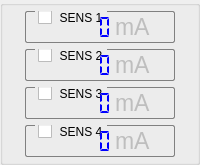
         <widget class="QGroupBox" name="groupBox_6">
          <property name="minimumSize">
           <size>
            <width>200</width>
            <height>0</height>
           </size>
          </property>
          <property name="maximumSize">
           <size>
            <width>200</width>
            <height>300</height>
           </size>
          </property>
          <property name="title">
           <string/>
          </property>
          <layout class="QGridLayout" name="gridLayout_6">
           <property name="leftMargin">
            <number>15</number>
           </property>
           <property name="topMargin">
            <number>5</number>
           </property>
           <property name="rightMargin">
            <number>15</number>
           </property>
           <property name="bottomMargin">
            <number>5</number>
           </property>
           <item row="0" column="0">
            <widget class="QGroupBox" name="groupBox_15">
             <property name="maximumSize">
              <size>
               <width>150</width>
               <height>50</height>
              </size>
             </property>
             <property name="styleSheet">
              <string notr="true">

QGroupBox {
    border: 1px solid gray;
    border-radius: 2px;
    margin-top: 0.5em;
	background-color : ; 
}

QGroupBox::title {
    subcontrol-origin: margin;
    left: 10px;
    padding: 0 3px 0 3px;
}

</string>
             </property>
             <property name="title">
              <string>SENS 1</string>
             </property>
             <property name="checkable">
              <bool>true</bool>
             </property>
             <property name="checked">
              <bool>false</bool>
             </property>
             <layout class="QHBoxLayout" name="horizontalLayout_5">
              <property name="spacing">
               <number>2</number>
              </property>
              <property name="leftMargin">
               <number>2</number>
              </property>
              <property name="topMargin">
               <number>2</number>
              </property>
              <property name="rightMargin">
               <number>2</number>
              </property>
              <property name="bottomMargin">
               <number>2</number>
              </property>
              <item>
               <layout class="QHBoxLayout" name="horizontalLayout_25">
                <item>
                 <spacer name="horizontalSpacer_9">
                  <property name="orientation">
                   <enum>Qt::Horizontal</enum>
                  </property>
                  <property name="sizeType">
                   <enum>QSizePolicy::Expanding</enum>
                  </property>
                  <property name="sizeHint" stdset="0">
                   <size>
                    <width>40</width>
                    <height>20</height>
                   </size>
                  </property>
                 </spacer>
                </item>
                <item>
                 <widget class="QLCDNumber" name="lcdNumber_sensor1">
                  <property name="maximumSize">
                   <size>
                    <width>200</width>
                    <height>60</height>
                   </size>
                  </property>
                  <property name="styleSheet">
                   <string notr="true">QLCDNumber{color:blue;}</string>
                  </property>
                  <property name="frameShape">
                   <enum>QFrame::NoFrame</enum>
                  </property>
                  <property name="smallDecimalPoint">
                   <bool>false</bool>
                  </property>
                  <property name="segmentStyle">
                   <enum>QLCDNumber::Flat</enum>
                  </property>
                  <property name="value" stdset="0">
                   <double>0.000000000000000</double>
                  </property>
                  <property name="intValue" stdset="0">
                   <number>0</number>
                  </property>
                 </widget>
                </item>
                <item>
                 <widget class="QLabel" name="label_s1">
                  <property name="maximumSize">
                   <size>
                    <width>200</width>
                    <height>16777215</height>
                   </size>
                  </property>
                  <property name="font">
                   <font>
                    <pointsize>17</pointsize>
                   </font>
                  </property>
                  <property name="text">
                   <string>mA</string>
                  </property>
                 </widget>
                </item>
                <item>
                 <spacer name="horizontalSpacer_19">
                  <property name="orientation">
                   <enum>Qt::Horizontal</enum>
                  </property>
                  <property name="sizeType">
                   <enum>QSizePolicy::Expanding</enum>
                  </property>
                  <property name="sizeHint" stdset="0">
                   <size>
                    <width>40</width>
                    <height>20</height>
                   </size>
                  </property>
                 </spacer>
                </item>
               </layout>
              </item>
             </layout>
            </widget>
           </item>
           <item row="1" column="0">
            <widget class="QGroupBox" name="groupBox_16">
             <property name="maximumSize">
              <size>
               <width>150</width>
               <height>50</height>
              </size>
             </property>
             <property name="styleSheet">
              <string notr="true">

QGroupBox {
    border: 1px solid gray;
    border-radius: 2px;
    margin-top: 0.5em;
	background-color : ; 
}

QGroupBox::title {
    subcontrol-origin: margin;
    left: 10px;
    padding: 0 3px 0 3px;
}

</string>
             </property>
             <property name="title">
              <string>SENS 2</string>
             </property>
             <property name="checkable">
              <bool>true</bool>
             </property>
             <property name="checked">
              <bool>false</bool>
             </property>
             <layout class="QVBoxLayout" name="verticalLayout_12">
              <property name="spacing">
               <number>2</number>
              </property>
              <property name="leftMargin">
               <number>2</number>
              </property>
              <property name="topMargin">
               <number>2</number>
              </property>
              <property name="rightMargin">
               <number>2</number>
              </property>
              <property name="bottomMargin">
               <number>2</number>
              </property>
              <item>
               <layout class="QHBoxLayout" name="horizontalLayout_26">
                <item>
                 <spacer name="horizontalSpacer_10">
                  <property name="orientation">
                   <enum>Qt::Horizontal</enum>
                  </property>
                  <property name="sizeType">
                   <enum>QSizePolicy::Expanding</enum>
                  </property>
                  <property name="sizeHint" stdset="0">
                   <size>
                    <width>40</width>
                    <height>20</height>
                   </size>
                  </property>
                 </spacer>
                </item>
                <item>
                 <widget class="QLCDNumber" name="lcdNumber_sensor2">
                  <property name="maximumSize">
                   <size>
                    <width>200</width>
                    <height>60</height>
                   </size>
                  </property>
                  <property name="styleSheet">
                   <string notr="true">QLCDNumber{color:blue;}</string>
                  </property>
                  <property name="frameShape">
                   <enum>QFrame::NoFrame</enum>
                  </property>
                  <property name="smallDecimalPoint">
                   <bool>false</bool>
                  </property>
                  <property name="segmentStyle">
                   <enum>QLCDNumber::Flat</enum>
                  </property>
                  <property name="value" stdset="0">
                   <double>0.000000000000000</double>
                  </property>
                 </widget>
                </item>
                <item>
                 <widget class="QLabel" name="label_s2">
                  <property name="maximumSize">
                   <size>
                    <width>200</width>
                    <height>16777215</height>
                   </size>
                  </property>
                  <property name="font">
                   <font>
                    <pointsize>17</pointsize>
                   </font>
                  </property>
                  <property name="text">
                   <string>mA</string>
                  </property>
                 </widget>
                </item>
                <item>
                 <spacer name="horizontalSpacer_20">
                  <property name="orientation">
                   <enum>Qt::Horizontal</enum>
                  </property>
                  <property name="sizeType">
                   <enum>QSizePolicy::Expanding</enum>
                  </property>
                  <property name="sizeHint" stdset="0">
                   <size>
                    <width>40</width>
                    <height>20</height>
                   </size>
                  </property>
                 </spacer>
                </item>
               </layout>
              </item>
             </layout>
            </widget>
           </item>
           <item row="2" column="0">
            <widget class="QGroupBox" name="groupBox_17">
             <property name="maximumSize">
              <size>
               <width>150</width>
               <height>50</height>
              </size>
             </property>
             <property name="styleSheet">
              <string notr="true">

QGroupBox {
    border: 1px solid gray;
    border-radius: 2px;
    margin-top: 0.5em;
	background-color : ; 
}

QGroupBox::title {
    subcontrol-origin: margin;
    left: 10px;
    padding: 0 3px 0 3px;
}

</string>
             </property>
             <property name="title">
              <string>SENS 3</string>
             </property>
             <property name="checkable">
              <bool>true</bool>
             </property>
             <property name="checked">
              <bool>false</bool>
             </property>
             <layout class="QVBoxLayout" name="verticalLayout_13">
              <property name="spacing">
               <number>2</number>
              </property>
              <property name="leftMargin">
               <number>2</number>
              </property>
              <property name="topMargin">
               <number>2</number>
              </property>
              <property name="rightMargin">
               <number>2</number>
              </property>
              <property name="bottomMargin">
               <number>2</number>
              </property>
              <item>
               <layout class="QHBoxLayout" name="horizontalLayout_27">
                <item>
                 <spacer name="horizontalSpacer_21">
                  <property name="orientation">
                   <enum>Qt::Horizontal</enum>
                  </property>
                  <property name="sizeType">
                   <enum>QSizePolicy::Expanding</enum>
                  </property>
                  <property name="sizeHint" stdset="0">
                   <size>
                    <width>40</width>
                    <height>20</height>
                   </size>
                  </property>
                 </spacer>
                </item>
                <item>
                 <widget class="QLCDNumber" name="lcdNumber_sensor3">
                  <property name="maximumSize">
                   <size>
                    <width>120</width>
                    <height>60</height>
                   </size>
                  </property>
                  <property name="layoutDirection">
                   <enum>Qt::RightToLeft</enum>
                  </property>
                  <property name="styleSheet">
                   <string notr="true">QLCDNumber{color:blue;}</string>
                  </property>
                  <property name="frameShape">
                   <enum>QFrame::NoFrame</enum>
                  </property>
                  <property name="smallDecimalPoint">
                   <bool>false</bool>
                  </property>
                  <property name="segmentStyle">
                   <enum>QLCDNumber::Flat</enum>
                  </property>
                  <property name="value" stdset="0">
                   <double>0.000000000000000</double>
                  </property>
                 </widget>
                </item>
                <item>
                 <widget class="QLabel" name="label_s3">
                  <property name="maximumSize">
                   <size>
                    <width>200</width>
                    <height>16777215</height>
                   </size>
                  </property>
                  <property name="font">
                   <font>
                    <pointsize>17</pointsize>
                   </font>
                  </property>
                  <property name="text">
                   <string>mA</string>
                  </property>
                 </widget>
                </item>
                <item>
                 <spacer name="horizontalSpacer_22">
                  <property name="orientation">
                   <enum>Qt::Horizontal</enum>
                  </property>
                  <property name="sizeType">
                   <enum>QSizePolicy::Expanding</enum>
                  </property>
                  <property name="sizeHint" stdset="0">
                   <size>
                    <width>40</width>
                    <height>20</height>
                   </size>
                  </property>
                 </spacer>
                </item>
               </layout>
              </item>
             </layout>
            </widget>
           </item>
           <item row="3" column="0">
            <widget class="QGroupBox" name="groupBox_18">
             <property name="maximumSize">
              <size>
               <width>150</width>
               <height>50</height>
              </size>
             </property>
             <property name="styleSheet">
              <string notr="true">

QGroupBox {
    border: 1px solid gray;
    border-radius: 2px;
    margin-top: 0.5em;
	background-color : ; 
}

QGroupBox::title {
    subcontrol-origin: margin;
    left: 10px;
    padding: 0 3px 0 3px;
}

</string>
             </property>
             <property name="title">
              <string>SENS 4</string>
             </property>
             <property name="checkable">
              <bool>true</bool>
             </property>
             <property name="checked">
              <bool>false</bool>
             </property>
             <layout class="QVBoxLayout" name="verticalLayout_14">
              <property name="spacing">
               <number>2</number>
              </property>
              <property name="leftMargin">
               <number>2</number>
              </property>
              <property name="topMargin">
               <number>2</number>
              </property>
              <property name="rightMargin">
               <number>2</number>
              </property>
              <property name="bottomMargin">
               <number>2</number>
              </property>
              <item>
               <layout class="QHBoxLayout" name="horizontalLayout_28">
                <item>
                 <spacer name="horizontalSpacer_23">
                  <property name="orientation">
                   <enum>Qt::Horizontal</enum>
                  </property>
                  <property name="sizeType">
                   <enum>QSizePolicy::Expanding</enum>
                  </property>
                  <property name="sizeHint" stdset="0">
                   <size>
                    <width>40</width>
                    <height>20</height>
                   </size>
                  </property>
                 </spacer>
                </item>
                <item>
                 <widget class="QLCDNumber" name="lcdNumber_sensor4">
                  <property name="maximumSize">
                   <size>
                    <width>80</width>
                    <height>60</height>
                   </size>
                  </property>
                  <property name="styleSheet">
                   <string notr="true">QLCDNumber{color:blue;}</string>
                  </property>
                  <property name="frameShape">
                   <enum>QFrame::NoFrame</enum>
                  </property>
                  <property name="smallDecimalPoint">
                   <bool>false</bool>
                  </property>
                  <property name="segmentStyle">
                   <enum>QLCDNumber::Flat</enum>
                  </property>
                  <property name="value" stdset="0">
                   <double>0.000000000000000</double>
                  </property>
                 </widget>
                </item>
                <item>
                 <widget class="QLabel" name="label_s4">
                  <property name="maximumSize">
                   <size>
                    <width>200</width>
                    <height>16777215</height>
                   </size>
                  </property>
                  <property name="font">
                   <font>
                    <pointsize>17</pointsize>
                   </font>
                  </property>
                  <property name="text">
                   <string>mA</string>
                  </property>
                 </widget>
                </item>
                <item>
                 <spacer name="horizontalSpacer_24">
                  <property name="orientation">
                   <enum>Qt::Horizontal</enum>
                  </property>
                  <property name="sizeType">
                   <enum>QSizePolicy::Expanding</enum>
                  </property>
                  <property name="sizeHint" stdset="0">
                   <size>
                    <width>40</width>
                    <height>20</height>
                   </size>
                  </property>
                 </spacer>
                </item>
               </layout>
              </item>
             </layout>
            </widget>
           </item>
          </layout>
         </widget>
